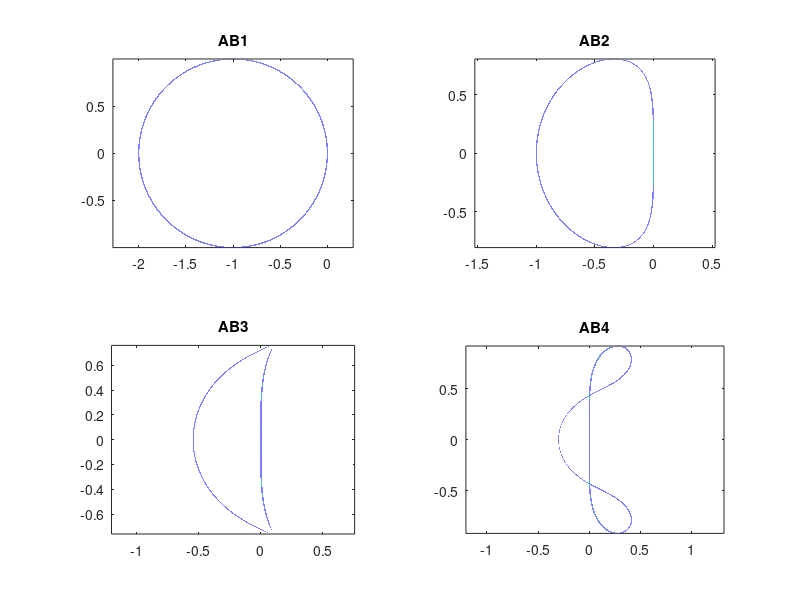
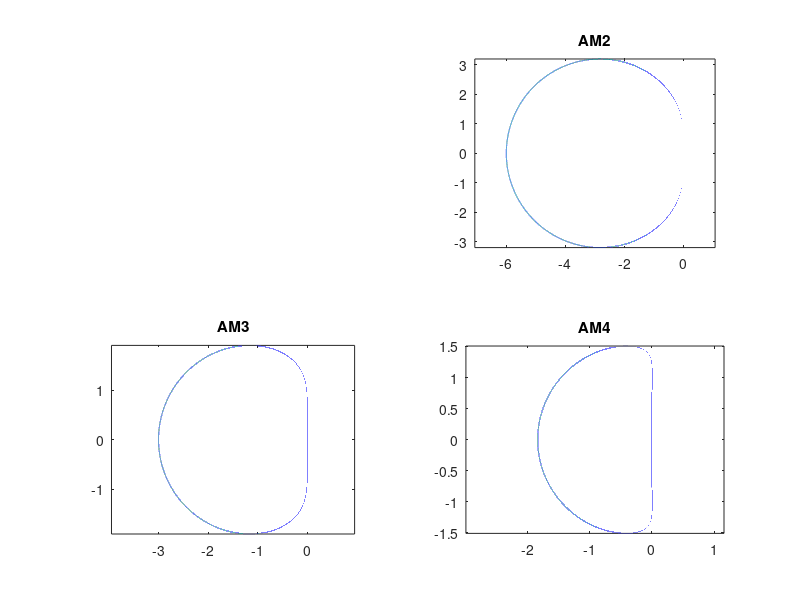

Reproduce these figures in MATLAB, in order.
theta = linspace(0,2*pi,100000);

zeta =exp(1i*theta);
B = [ 0 1 0 0 0 ;
    0 3/2 -1/2 0 0;
    0 23/12  -16/12 5/12 0 ;
    0 55/24 -59/24 37/24 -9/24];
A = [ ones(4,1), zeros(4,3)];

for k=1:4
    rho= @(r) r.^(k+1) - r.^k;
    sigma=@(r) B(k,1:k+1) * r.^(k - ( -1:1:k-1)');
    z = rho(zeta)./sigma(zeta);
    subplot(2,2,k)
    plot(z)
    axis equal
    s= sprintf("AB%d",k);
    title(s);
end

figure()

BE=[ 1/2 -1/2 0 0 0 ;
    5/12 8/12 -1/12 0 0 ;
    9/24 19/24 -5/24 1/24 0 ;
    251/720 646/720 -264/720 106/720 -19/720];
for k =2:4
    rho= @(r) r.^(k+1) - r.^k;
    sigma=@(r) BE(k,1:k+1) * r.^(k - ( -1:1:k-1)');
    z = rho(zeta)./sigma(zeta);
    subplot(2,2,k)
    plot(z)
    axis equal
    s= sprintf("AM%d",k);
    title(s);
    
end

